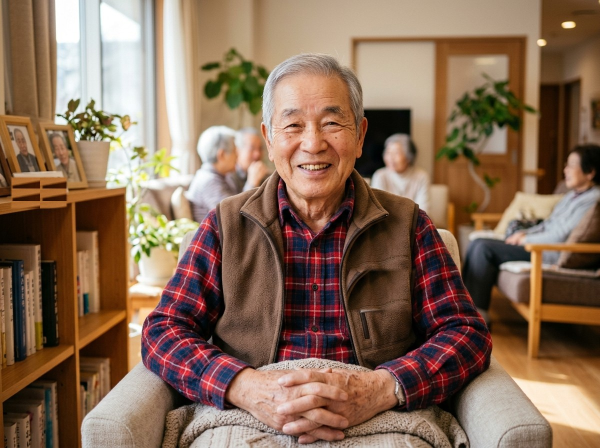
#> input picture data/photos/personal/resident_suzuki_snap_backup.jpg, 1200 x 896 px (shown at 1/2 size)
$ python generate_bed_photo.py
#> lines starting #> are read from the running program, lines starting #| are printed output that depends on the picture
import os
import sys
import math

try:
    from PIL import Image, ImageDraw, ImageFilter, ImageEnhance
except ImportError:
    print("PIL not installed, will fallback to PowerShell System.Drawing")
    sys.exit(2)

def create_suzuki_bed_scene():
    base_dir = os.path.dirname(os.path.dirname(os.path.abspath(__file__)))
    suzuki_src = os.path.join(base_dir, "data", "photos", "personal", "resident_suzuki_snap_backup.jpg")
    tome_src = os.path.join(base_dir, "tests", "tome_1.jpg")
    out_path = os.path.join(base_dir, "data", "photos", "personal", "resident_suzuki_snap.jpg")

    if not os.path.exists(suzuki_src):
        # Fallback to current snap if backup doesn't exist
        suzuki_src = os.path.join(base_dir, "data", "photos", "personal", "resident_suzuki_snap.jpg")

    width, height = 1000, 750
    # 1. Canvas - room wall background (calm warm beige/cream interior)
    canvas = Image.new("RGB", (width, height), (228, 222, 212))
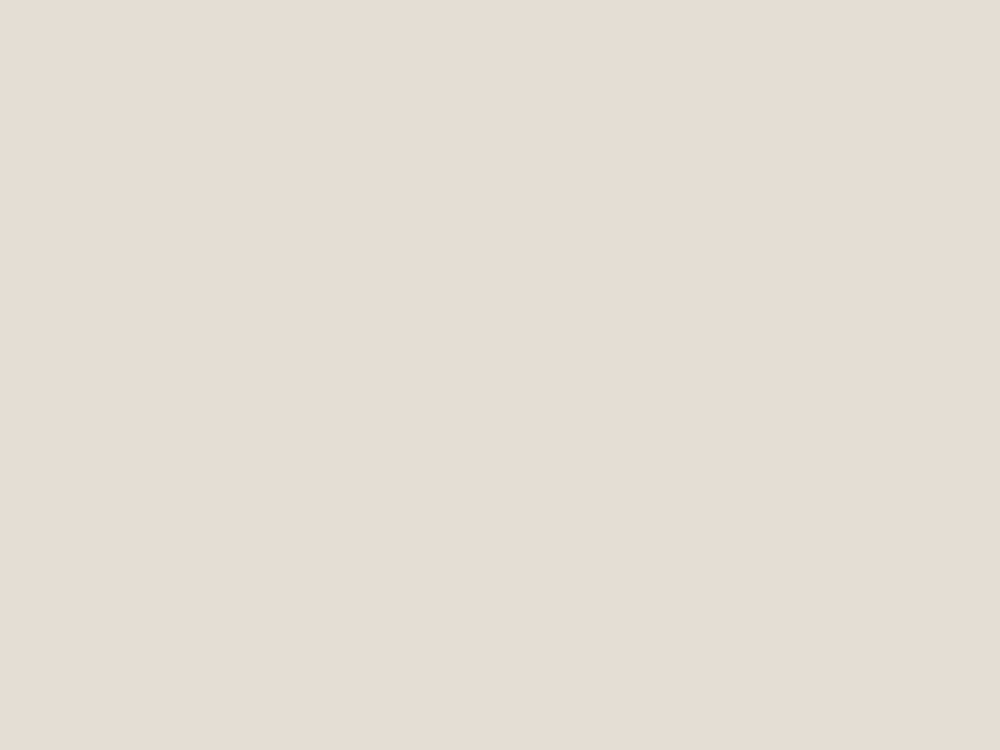
#> canvas: PIL image 1000x750 RGB; mean R, G, B 228, 222, 212
    draw = ImageDraw.Draw(canvas)

    # Wall gradient / soft shadow
    for y in range(height):
        ratio = y / height
        r = int(228 - ratio * 18)
        g = int(222 - ratio * 18)
        b = int(212 - ratio * 18)
        draw.line([(0, y), (width, y)], fill=(r, g, b))

    # 2. Wooden Headboard & Bed frame (tilted back slightly for gatch-up angle ~35 deg)
    # Headboard base
    headboard_color = (138, 92, 58)
    headboard_highlight = (162, 112, 75)
    draw.rectangle([60, 100, 940, 420], fill=headboard_color)
    # Wood grain planks
    for h_y in range(120, 410, 45):
        draw.line([(65, h_y), (935, h_y)], fill=(110, 72, 42), width=3)
        draw.line([(65, h_y + 2), (935, h_y + 2)], fill=headboard_highlight, width=1)

    # 3. Gatch-up Backrest Mattress & Pillow
    # Elevated backrest at ~35 degrees angle
    backrest_poly = [(120, 220), (880, 220), (840, 520), (160, 520)]
    draw.polygon(backrest_poly, fill=(238, 235, 228))
    draw.line([(120, 220), (880, 220)], fill=(200, 195, 185), width=2)

    # Fluffy Medical / Nursing Pillow
    # Pillow ellipse centered where head rests
    pillow_img = Image.new("RGBA", (width, height), (0, 0, 0, 0))
#> pillow_img: PIL image 1000x750 RGBA; every value is 0
    p_draw = ImageDraw.Draw(pillow_img)
    # Soft pillow shadow
    p_draw.ellipse([310, 205, 730, 465], fill=(160, 155, 145, 140))
    # Pillow body
    p_draw.ellipse([320, 195, 720, 445], fill=(248, 246, 242, 255))
    p_draw.ellipse([340, 210, 700, 430], fill=(255, 254, 250, 255))
    pillow_img = pillow_img.filter(ImageFilter.GaussianBlur(radius=6))
    canvas.paste(pillow_img, (0, 0), pillow_img)

    # 4. Suzuki-san Face and Head (peacefully resting on pillow, gatch-up posture)
    if os.path.exists(suzuki_src):
        src_img = Image.open(suzuki_src).convert("RGB")
#> src_img is the input picture: PIL image 1200x896 RGB; mean R, G, B 136, 107.6, 86.9
        # In original resident_suzuki_snap_backup: face is around center top
        # Image size is typically ~1200x900 or 1024x768
        sw, sh = src_img.size
#> sw = 1200; sh = 896
        # Crop head region: x: 0.35 -> 0.65, y: 0.08 -> 0.55
        crop_box = (int(sw * 0.32), int(sh * 0.08), int(sw * 0.68), int(sh * 0.52))
#> crop_box = (384, 71, 816, 465)
        head_crop = src_img.crop(crop_box)
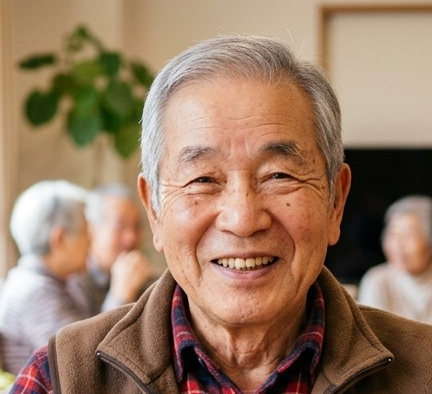
#> head_crop: PIL image 432x394 RGB; mean R, G, B 153.6, 123.5, 100.5

        # Resize head to fit comfortably on pillow
        target_hw = 360
        target_hh = int(target_hw * (head_crop.height / head_crop.width))
#> target_hh = 328
        head_resized = head_crop.resize((target_hw, target_hh), Image.Resampling.LANCZOS)

        # Slight recline rotation (~5 degrees tilt to show relaxed resting on pillow)
        head_rotated = head_resized.rotate(4, resample=Image.Resampling.BICUBIC, expand=True)
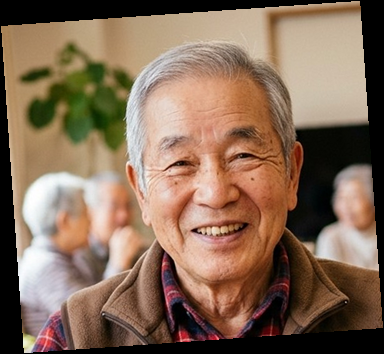
#> head_rotated: PIL image 384x354 RGB; mean R, G, B 133, 106.9, 86.9

        # Soft feather mask for seamless blending with pillow and blanket
        mask = Image.new("L", head_rotated.size, 0)
#> mask: PIL image 384x354 L; every value is 0
        m_draw = ImageDraw.Draw(mask)
        mw, mh = head_rotated.size
#> mw = 384; mh = 354
        # Elliptical mask focusing on face, white hair, and neck
        m_draw.ellipse([int(mw * 0.12), int(mh * 0.08), int(mw * 0.88), int(mh * 0.90)], fill=255)
        mask = mask.filter(ImageFilter.GaussianBlur(radius=15))
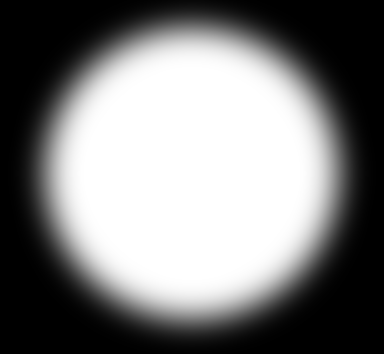
#> mask: PIL image 384x354 L; min 0, max 255, mean 125.1

        # Paste head onto pillow
        head_pos_x = int(width * 0.5 - mw * 0.5 + 10)
#> head_pos_x = 318
        head_pos_y = int(height * 0.32 - mh * 0.5 + 40)
#> head_pos_y = 103
        canvas.paste(head_rotated, (head_pos_x, head_pos_y), mask)

    # 5. Warm Blanket / Futon Covering Body (up to chest/shoulders)
    blanket_layer = Image.new("RGBA", (width, height), (0, 0, 0, 0))
    b_draw = ImageDraw.Draw(blanket_layer)

    # Quilt / blanket base shape (curving over body and tucking in)
    blanket_color = (215, 205, 190, 255) # Warm natural greige/beige futon
    blanket_shade = (185, 175, 160, 255)
    blanket_highlight = (235, 228, 218, 255)

    # Soft blanket top edge across chest at y ~ 450
    blanket_poly = [
        (80, 480),
        (260, 440),
        (510, 435),
        (760, 445),
        (920, 490),
        (940, height),
        (60, height)
    ]
    b_draw.polygon(blanket_poly, fill=blanket_color)

    # Blanket fold / collar roll
    collar_poly = [
        (100, 475),
        (260, 435),
        (510, 430),
        (760, 440),
        (900, 485),
        (890, 520),
        (750, 480),
        (510, 470),
        (270, 475),
        (110, 515)
    ]
    b_draw.polygon(collar_poly, fill=blanket_highlight)

    # Blanket creases and folds (drapes)
    b_draw.line([(320, 475), (280, 720)], fill=blanket_shade, width=5)
    b_draw.line([(510, 470), (500, 730)], fill=blanket_shade, width=6)
    b_draw.line([(700, 480), (740, 720)], fill=blanket_shade, width=5)

    # Soften blanket layer
    blanket_layer = blanket_layer.filter(ImageFilter.GaussianBlur(radius=3))
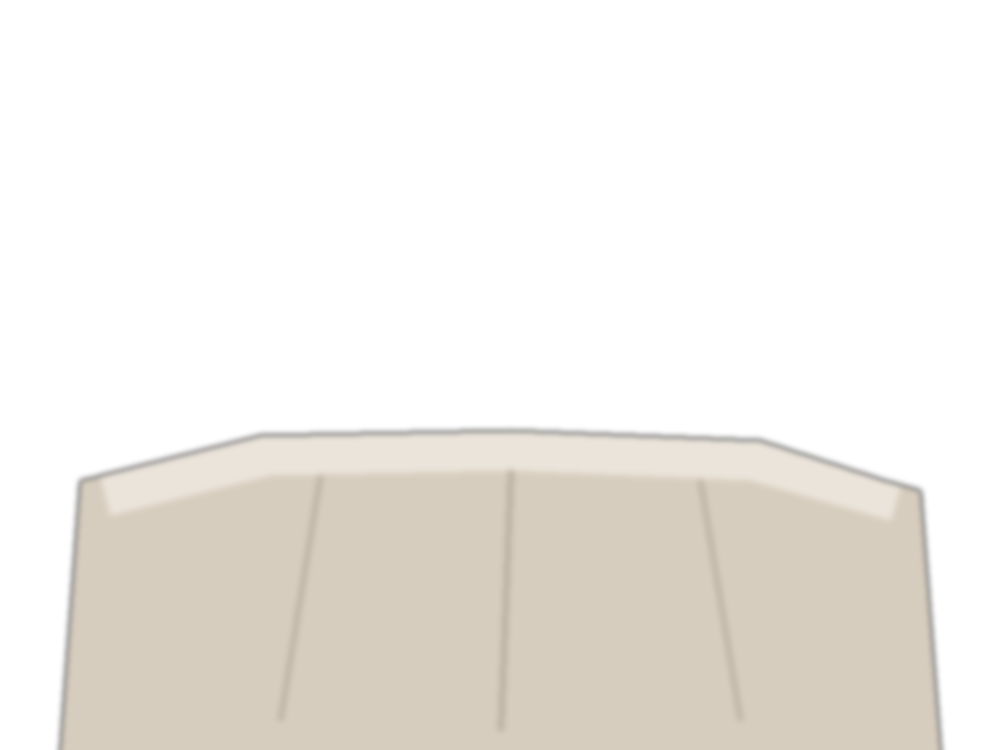
#> blanket_layer: PIL image 1000x750 RGBA; mean R, G, B, A 75.7, 72.3, 67.3, 88.9; transparent parts drawn white
    canvas.paste(blanket_layer, (0, 0), blanket_layer)

    # 6. Bed Side Rail (Safety Barrier / Gatch-up Bed Rail)
    rail_layer = Image.new("RGBA", (width, height), (0, 0, 0, 0))
    r_draw = ImageDraw.Draw(rail_layer)

    rail_color = (195, 190, 180, 230)
    rail_dark = (140, 135, 125, 230)
    rail_hi = (230, 228, 222, 230)

    # Bottom rail bar
    r_draw.rectangle([50, 620, 950, 636], fill=rail_color)
    r_draw.line([(50, 620), (950, 620)], fill=rail_hi, width=2)
    r_draw.line([(50, 636), (950, 636)], fill=rail_dark, width=2)

    # Top rail bar (angled following gatch-up)
    r_draw.line([(80, 390), (450, 390)], fill=rail_color, width=14)
    r_draw.line([(80, 384), (450, 384)], fill=rail_hi, width=2)
    r_draw.line([(80, 396), (450, 396)], fill=rail_dark, width=2)

    # Vertical spindles of the bed rail
    for rx in range(120, 440, 60):
        r_draw.rectangle([rx, 390, rx + 10, 620], fill=rail_color)
        r_draw.line([(rx, 390), (rx, 620)], fill=rail_hi, width=1)
        r_draw.line([(rx + 10, 390), (rx + 10, 620)], fill=rail_dark, width=1)

    rail_layer = rail_layer.filter(ImageFilter.GaussianBlur(radius=1))
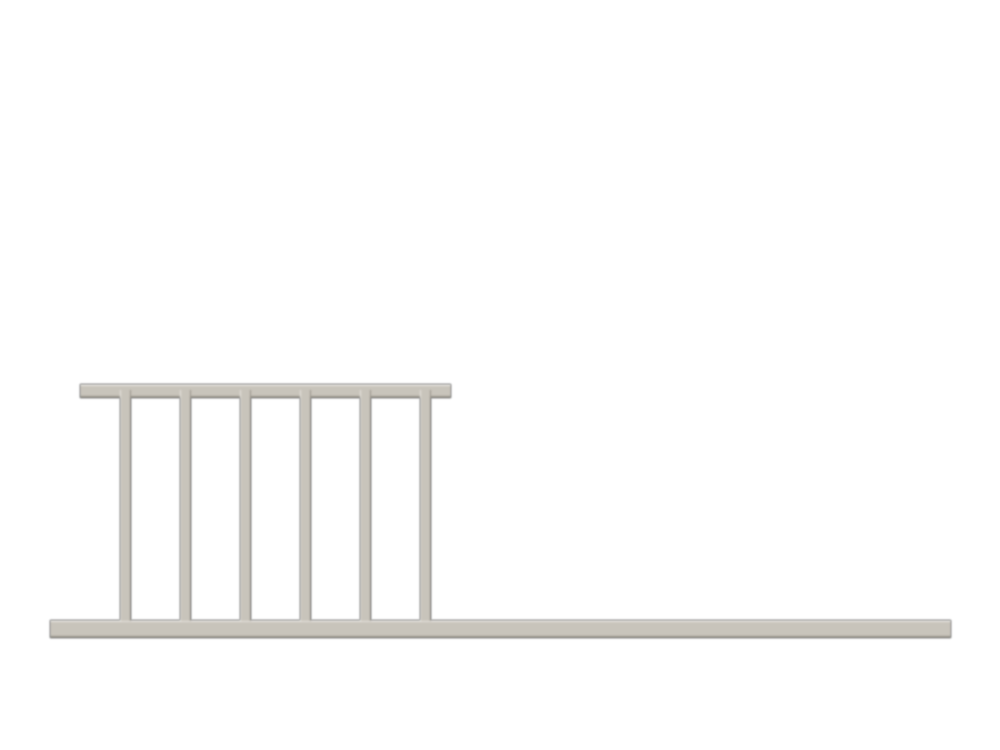
#> rail_layer: PIL image 1000x750 RGBA; mean R, G, B, A 9.3, 9, 8.6, 11.1; transparent parts drawn white
    canvas.paste(rail_layer, (0, 0), rail_layer)
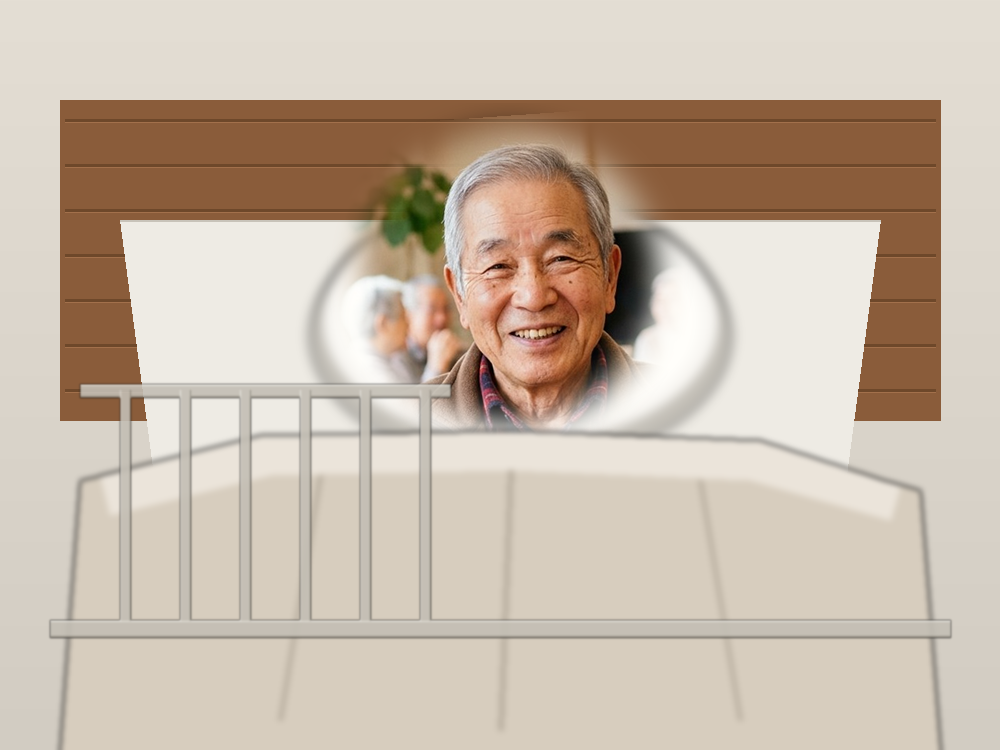
#> canvas: PIL image 1000x750 RGB; mean R, G, B 200.9, 185.6, 169.8

    # 7. Final Atmospheric Grading (Warm, Peaceful, Dignified Care Room)
    enhancer = ImageEnhance.Color(canvas)
    canvas = enhancer.enhance(1.05)
    contrast = ImageEnhance.Contrast(canvas)
    canvas = contrast.enhance(1.02)

    canvas.save(out_path, "JPEG", quality=92)
    print(f"Successfully generated dignified bed gatch-up photo: {out_path} ({os.path.getsize(out_path)} bytes)")

if __name__ == "__main__":
    create_suzuki_bed_scene()

$ run again, with data/photos/personal/resident_sample.jpg copied over data/photos/personal/resident_suzuki_snap_backup.jpg
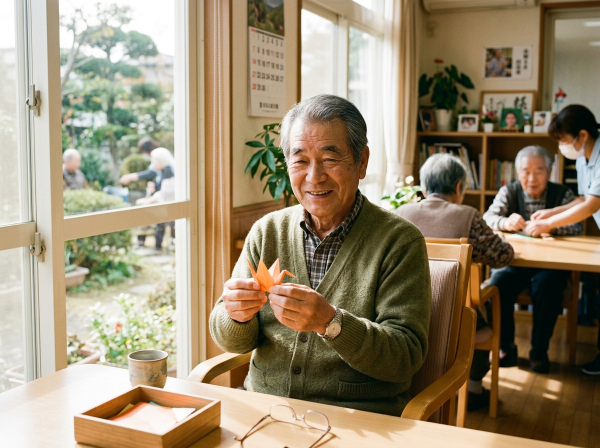
#> input picture data/photos/personal/resident_sample.jpg, 1200 x 896 px (shown at 1/2 size)
#> in create_suzuki_bed_scene, src_img is the input picture: PIL image 1200x896 RGB; mean R, G, B 153.4, 138.6, 113.5
#> in create_suzuki_bed_scene, `head_rotated = head_resized.rotate(4, resample=Image.Resampling.BICUBI..`:
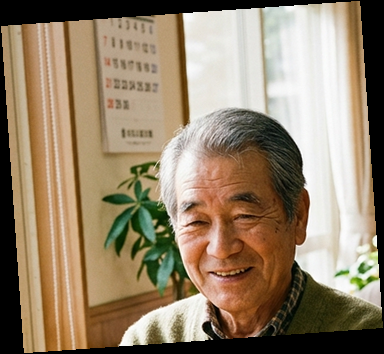
#> head_rotated: PIL image 384x354 RGB; mean R, G, B 148.3, 130.3, 106.5
#> in create_suzuki_bed_scene, `canvas.paste(rail_layer, (0, 0), rail_layer)`:
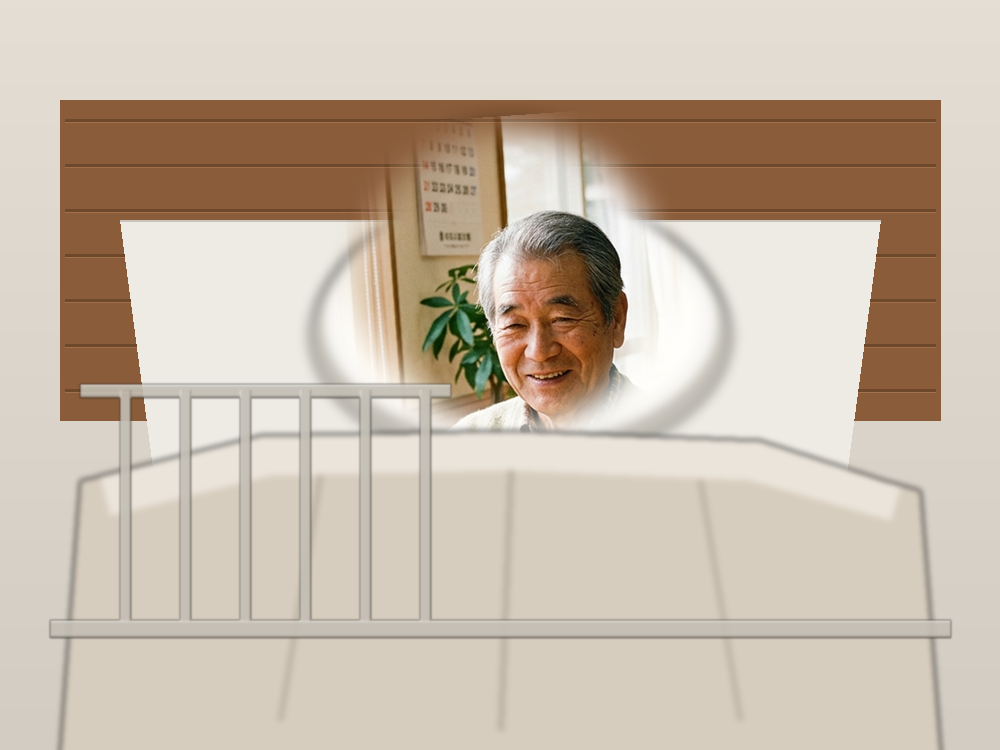
#> canvas: PIL image 1000x750 RGB; mean R, G, B 201.5, 187.4, 171.5

$ run again, with data/photos/personal/resident_takahashi_snap.jpg copied over data/photos/personal/resident_suzuki_snap_backup.jpg
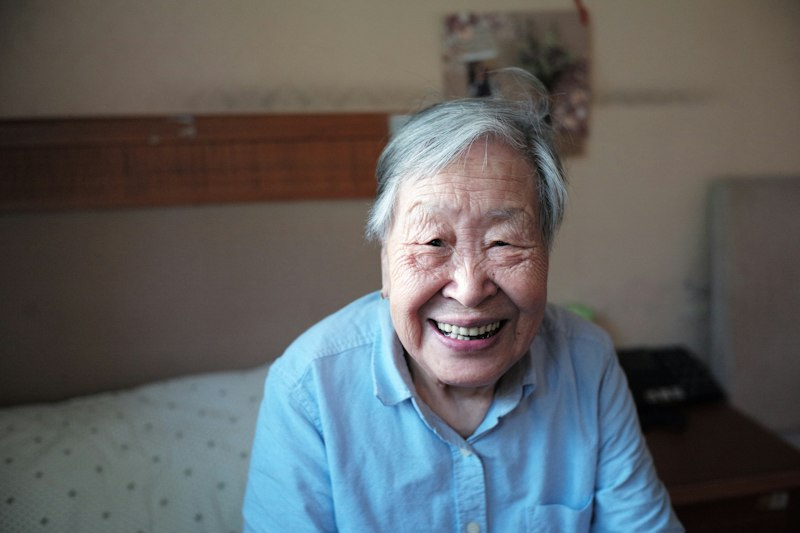
#> input picture data/photos/personal/resident_takahashi_snap.jpg, 800 x 533 px
#> in create_suzuki_bed_scene, src_img is the input picture: PIL image 800x533 RGB; mean R, G, B 94.5, 96.3, 97.3
#> in create_suzuki_bed_scene, `head_rotated = head_resized.rotate(4, resample=Image.Resampling.BICUBI..`:
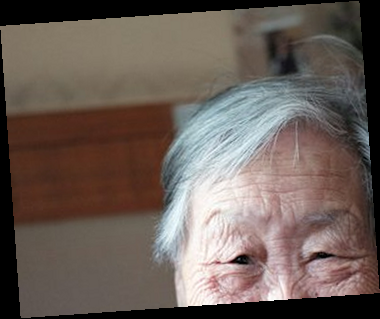
#> head_rotated: PIL image 380x319 RGB; mean R, G, B 106.8, 94.2, 87.6
#> in create_suzuki_bed_scene, `canvas.paste(rail_layer, (0, 0), rail_layer)`:
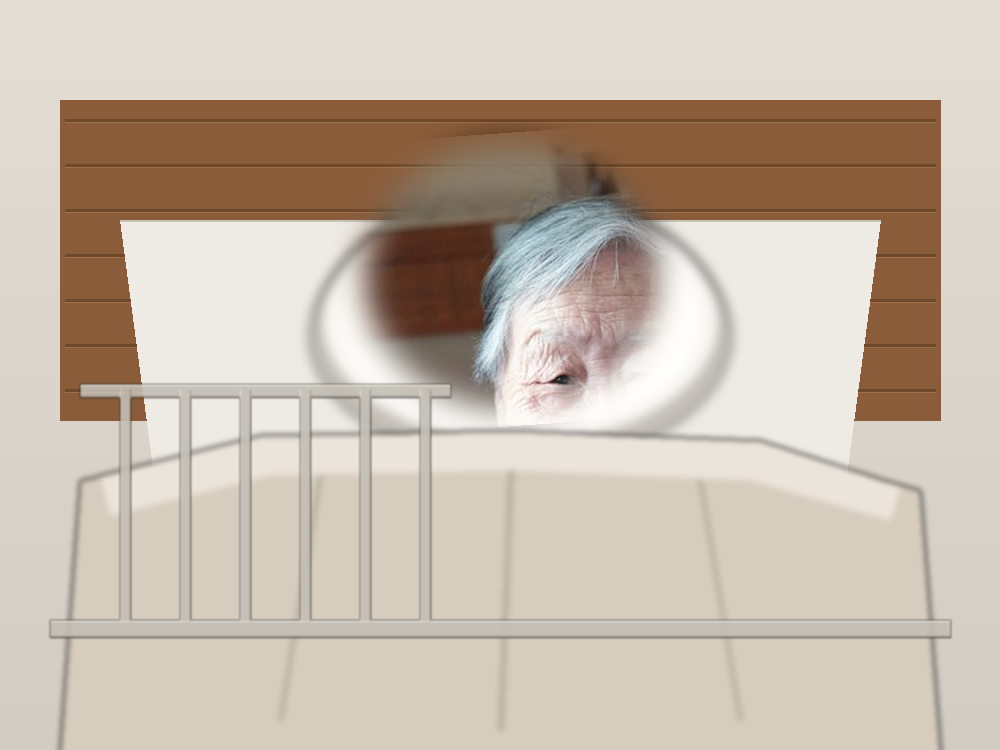
#> canvas: PIL image 1000x750 RGB; mean R, G, B 199.3, 185.7, 171.4
